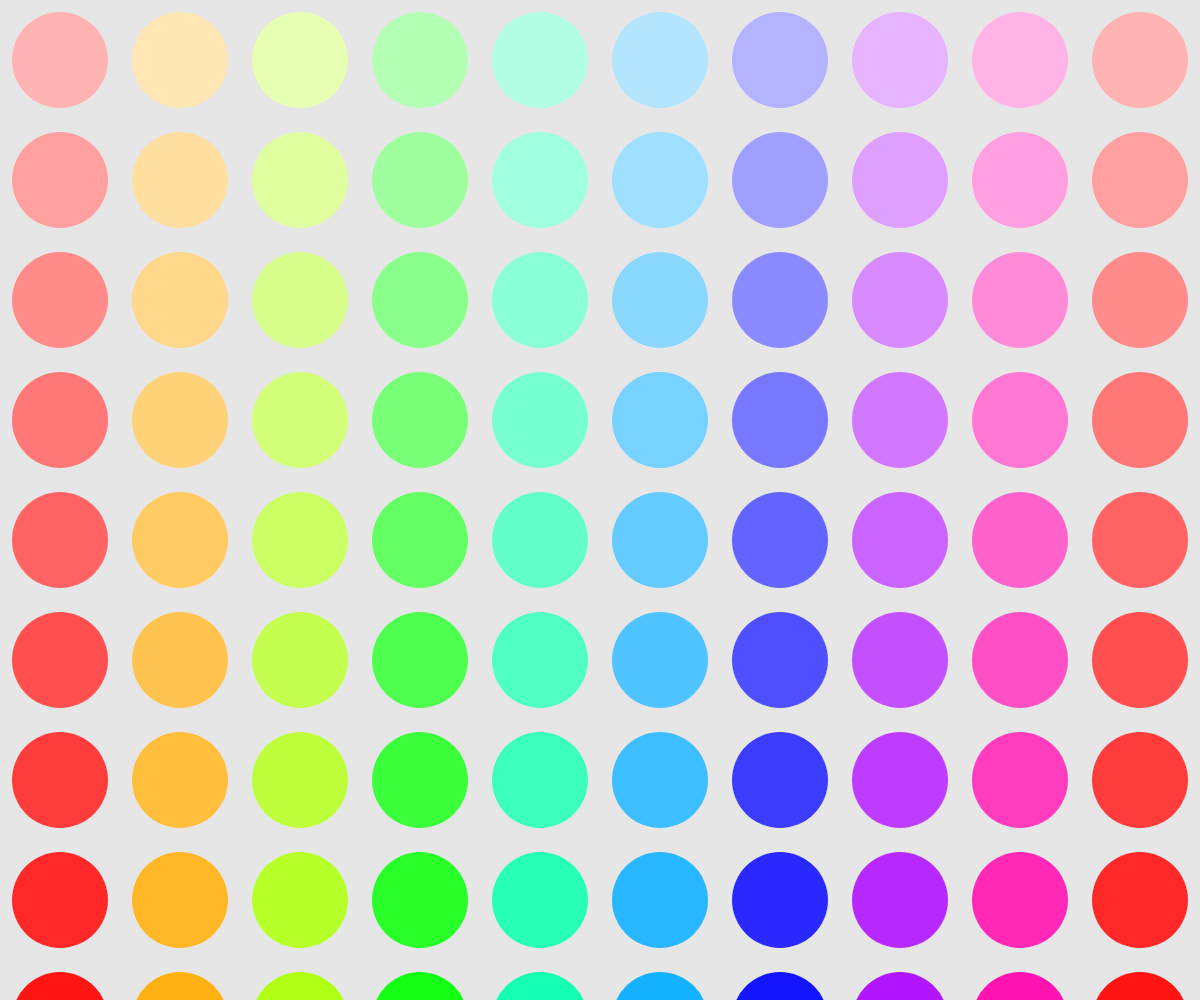
Frame 1 (no input)
Frame 2 (the mouse pressed at the canvas centre, redrawn once): identical to frame 1, image omitted

The p5.js sketch that drew this single still picture (run headless with seeded random() and noise() and a simulated clock; the mouse was pressed at the canvas centre and the sketch redrawn once):

// p5.js sketch
// ── sketch.js
let numCols, numRows;
let elementSize;

function setup() {
  createCanvas(windowWidth, windowHeight);
  colorMode(HSB, 360, 100, 100);
  background(0, 0, 90); // Light gray background
  noStroke();
  numCols = 10; // Number of columns
  numRows = 10; // Number of rows
  elementSize = windowWidth / numCols; // Size of each element based on screen width
}

function draw() {
  background(0, 0, 90);
  for (let y = 0; y < numRows; y++) {
    for (let x = 0; x < numCols; x++) {
      push();
      translate(x * elementSize + elementSize / 2, y * elementSize + elementSize / 2);
      let size = elementSize * 0.8; // Base size of the shapes
      let hue = map(x, 0, numCols - 1, 0, 360); // Color changes across columns
      let saturation = map(y, 0, numRows - 1, 30, 100); // Saturation changes down rows

      fill(hue, saturation, 100);
      ellipse(0, 0, size, size);
      pop();
    }
  }
  noLoop(); // No need to loop unless interaction is required
}

function mousePressed() {
  loop(); // Redraw when the mouse is pressed
}

function windowResized() {
  resizeCanvas(windowWidth, windowHeight);
  elementSize = windowWidth / numCols; // Recalculate element size when window is resized
}
